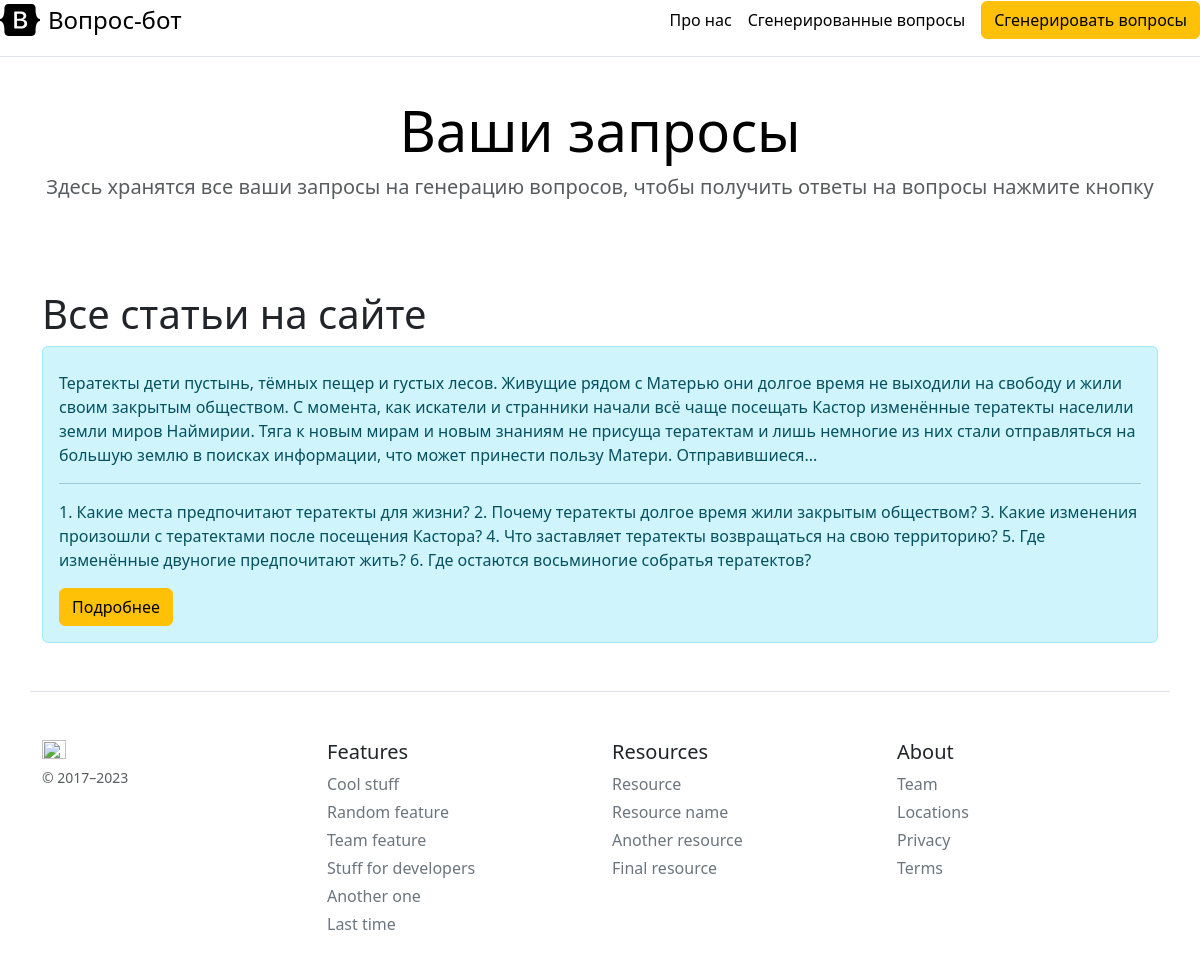
The app's page /history with its own data.
### app.py (models this page shows, shortened)
class Upload(db.Model):
    __bind_key__ = 'messages'
    id = db.Column(db.Integer, primary_key=True)
    filename = db.Column(db.String(50))
    part_text = db.Column(db.String(150))
    data = db.Column(db.Text, nullable=False)#db.Column(db.LargeBinary)
    questions = db.Column(db.Text, nullable=True)
    answer = db.Column(db.Text, nullable=True)
    false_answer = db.Column(db.Text, nullable=True)

### app.py (the view)
@app.route('/history')
def history():
    upload = Upload.query.order_by(Upload.id.desc()).all()
    return render_template("history.html", upload=upload)

### templates/history.html (shortened to what this page needs)
{% extends 'base.html' %}
{% block header %}
    <div class=" container pricing-header p-3 pb-md-4 mx-auto text-center">
      <h1 class="display-4 fw-normal text-body-emphasis">Ваши запросы</h1>
      <p class="fs-5 text-body-secondary">Здесь хранятся все ваши запросы на генерацию вопросов, чтобы получить ответы на вопросы нажмите кнопку</p>
    </div>
{% endblock %}
{% block body %}
<div class="container mt-5">
    <h1>Все статьи на сайте</h1>
    {% if upload|length > 0 %}
        {% for i in upload%}
        <div class="alert alert-info">
            <p>{{i.part_text}}</p>
            <hr>
            <p>{{i.questions}}</p>
            <a href="/history/{{ i.id }}" class = "btn btn-warning">Подробнее</a>
        </div>
        {%endfor%}
    {% else %}
    <p>Вы ещё не генерировали вопросы</p>
    {% endif %}
</div>
{% endblock %}

### templates/base.html (shortened to what this page needs)
<!doctype html>
<html lang="en">
<head>
    <link rel="stylesheet" href="{{url_for('static',filename='css/main.css')}}">
    <link rel="stylesheet" href="https://cdn.jsdelivr.net/npm/bootstrap@5.3.2/dist/css/bootstrap.min.css" rel="stylesheet">
</head>
<body>
<div class="d-flex flex-column flex-md-row align-items-center pb-3 mb-4 border-bottom">
      <a href="/" class="d-flex align-items-center link-body-emphasis text-decoration-none">
        <span class="fs-4">Вопрос-бот</span>
      </a>
      <nav class="d-inline-flex mt-2 mt-md-0 ms-md-auto">
        <a class="me-3 py-2 link-body-emphasis text-decoration-none" href="/about">Про нас</a>
        <a class="me-3 py-2 link-body-emphasis text-decoration-none" href="/history">Сгенерированные вопросы</a>
      </nav>
        <a class="btn btn-warning" href="/create-article">Сгенерировать вопросы</a>
    </div>
    {% block header%}{% endblock %}
{% block body %}{% endblock %}
<footer class="container pt-4 my-md-5 pt-md-5 border-top">
    <div class="row">
      <div class="col-12 col-md">
        <img class="mb-2" src="/docs/5.3/assets/brand/bootstrap-logo.svg" alt="" width="24" height="19">
        <small class="d-block mb-3 text-body-secondary">© 2017–2023</small>
      </div>
      <div class="col-6 col-md">
        <h5>Features</h5>
        <ul class="list-unstyled text-small">
          <li class="mb-1"><a class="link-secondary text-decoration-none" href="#">Cool stuff</a></li>
          <li class="mb-1"><a class="link-secondary text-decoration-none" href="#">Random feature</a></li>
          <li class="mb-1"><a class="link-secondary text-decoration-none" href="#">Team feature</a></li>
          <li class="mb-1"><a class="link-secondary text-decoration-none" href="#">Stuff for developers</a></li>
          <li class="mb-1"><a class="link-secondary text-decoration-none" href="#">Another one</a></li>
          <li class="mb-1"><a class="link-secondary text-decoration-none" href="#">Last time</a></li>
        </ul>
      </div>
      <div class="col-6 col-md">
        <h5>Resources</h5>
        <ul class="list-unstyled text-small">
          <li class="mb-1"><a class="link-secondary text-decoration-none" href="#">Resource</a></li>
          <li class="mb-1"><a class="link-secondary text-decoration-none" href="#">Resource name</a></li>
          <li class="mb-1"><a class="link-secondary text-decoration-none" href="#">Another resource</a></li>
          <li class="mb-1"><a class="link-secondary text-decoration-none" href="#">Final resource</a></li>
        </ul>
      </div>
      <div class="col-6 col-md">
        <h5>About</h5>
        <ul class="list-unstyled text-small">
          <li class="mb-1"><a class="link-secondary text-decoration-none" href="#">Team</a></li>
          <li class="mb-1"><a class="link-secondary text-decoration-none" href="#">Locations</a></li>
          <li class="mb-1"><a class="link-secondary text-decoration-none" href="#">Privacy</a></li>
          <li class="mb-1"><a class="link-secondary text-decoration-none" href="#">Terms</a></li>
        </ul>
      </div>
    </div>
  </footer>
</body>
</html>

### records on screen
Upload: part_text "Тератекты дети пустынь, тёмных пещер и густых лесов. Живущие рядом с Матерью они долгое время не выходили на свободу и жили своим закрытым обществом. С момента, как искатели и странники начали всё чаще посещать Кастор изменённые тератекты населили земли миров Наймирии. Тяга к новым мирам и новым знаниям не присуща тератектам и лишь немногие из них стали отправляться на большую землю в поисках информации, что может принести пользу Матери. Отправившиеся...", questions "1. Какие места предпочитают тератекты для жизни? 2. Почему тератекты долгое время жили закрытым обществом? 3. Какие изменения произошли с тератектами после посещения Кастора? 4. Что заставляет тератекты возвращаться на свою территорию? 5. Где изменённые двуногие предпочитают жить? 6. Где остаются восьминогие собратья тератектов?"
